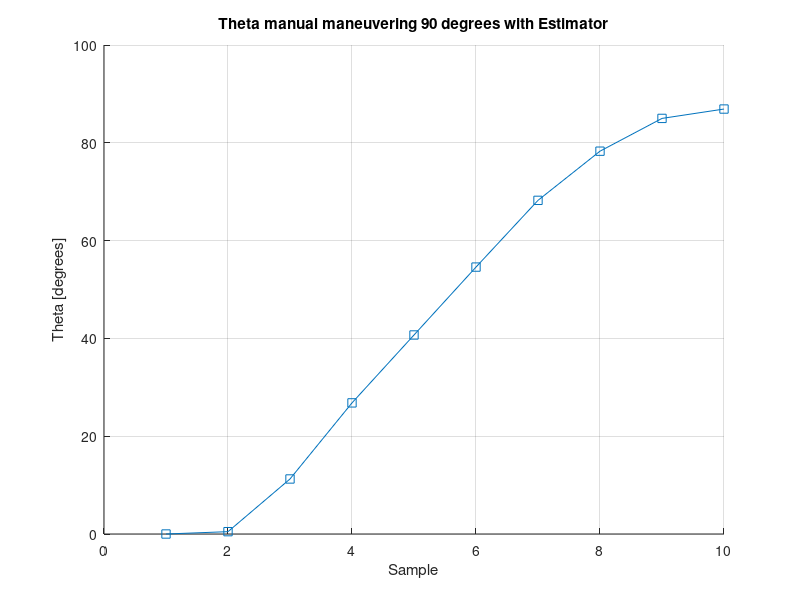
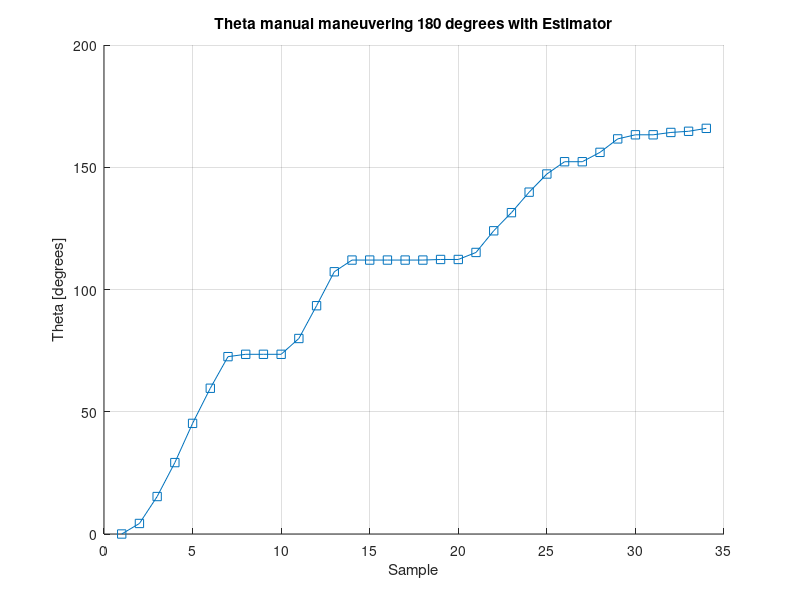

Reproduce these figures in MATLAB, in order.
fileID = fopen('manualEstimatorTheta90.txt','r');
fileID2 = fopen('manualEstimatorTheta180.txt','r');

formatSpec = '%f %f';
formatSpec2 = '%f %f';
sizeA = [3 Inf];
sizeB = [3 Inf];

A = fscanf(fileID,formatSpec,sizeA);
B = fscanf(fileID2,formatSpec2,sizeB);

figure(1);
hold on;
title('Theta manual maneuvering 90 degrees with Estimator');
ylabel('Theta [degrees]');
xlabel('Sample');
h = plot(A(3,:));
set(h,'Marker','square');
grid on;
hold off;

figure(2);
hold on;
title('Theta manual maneuvering 180 degrees with Estimator');
ylabel('Theta [degrees]');
xlabel('Sample');
h = plot(B(3,:));
set(h,'Marker','square');
grid on;
hold off;